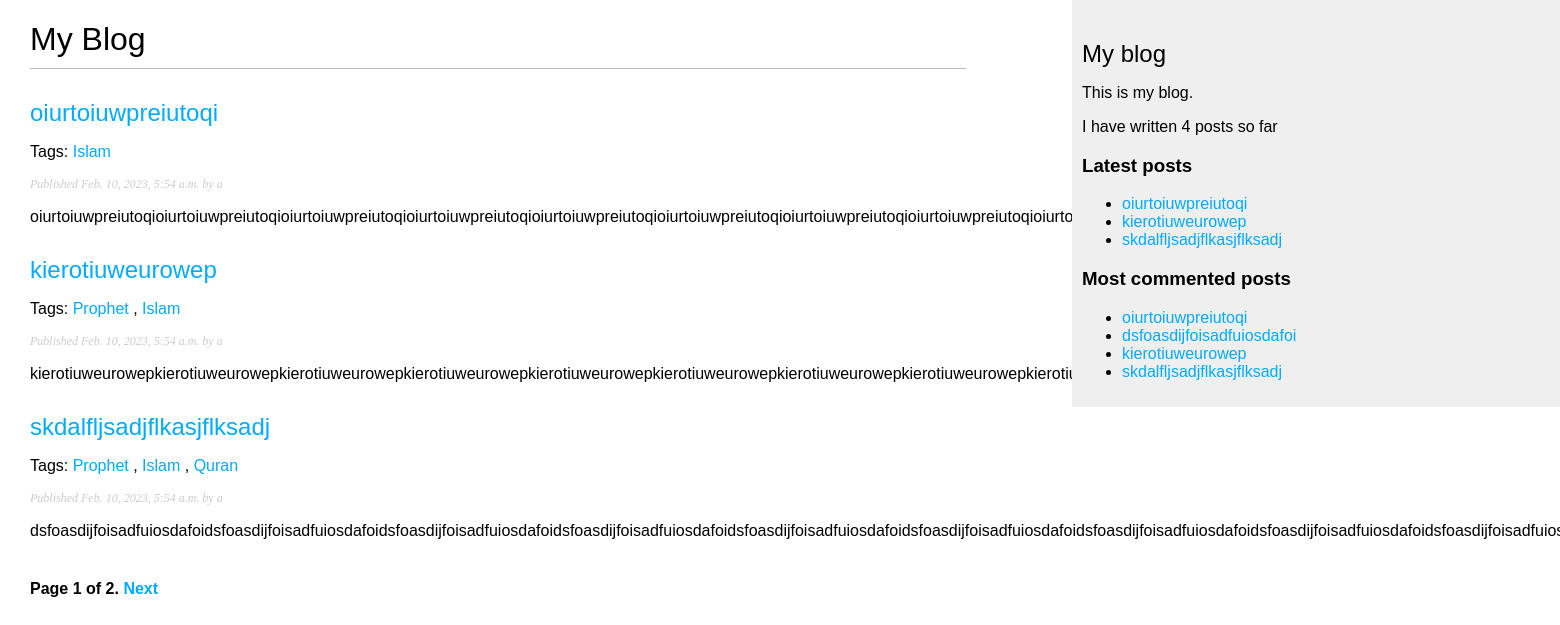
The page /blog/ on the database as committed earlier.
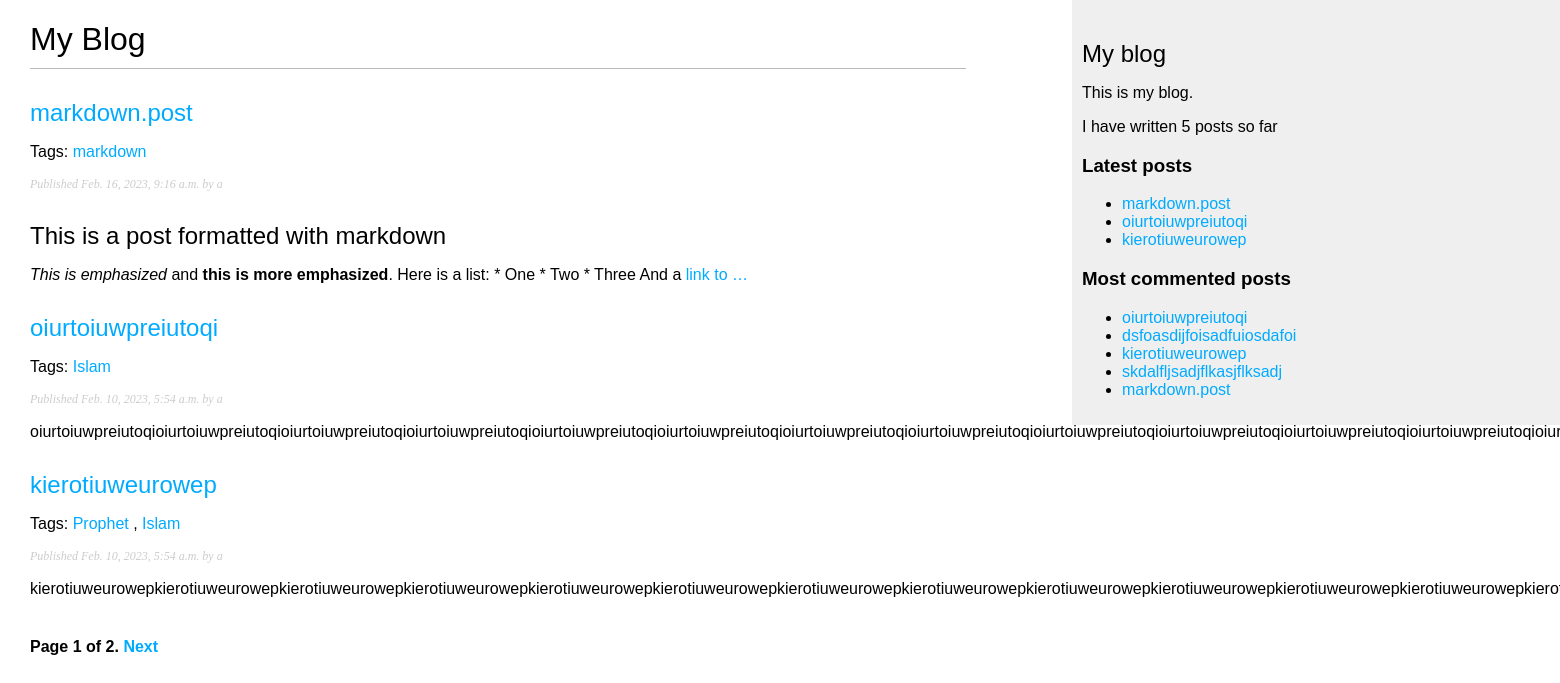
The same page on the database as committed later.
### blog/models.py (models this page shows, shortened)
class Post(models.Model):
    class Status(models.TextChoices):
        DRAFT = 'DF', 'Draft'
        PUBLISHED = 'PB', 'Published'
    title = models.CharField(max_length=250)
    slug = models.SlugField(max_length=250, unique_for_date='publish')
    body = models.TextField()
    author = models.ForeignKey(User, on_delete=models.CASCADE, related_name='blog_posts')
    publish = models.DateTimeField(default=timezone.now)
    created = models.DateTimeField(auto_now_add=True)
    updated = models.DateTimeField(auto_now=True)
    status = models.CharField(max_length=2,
                              choices=Status.choices,
                              default=Status.DRAFT)
    objects = models.Manager() # the default manager
    published = PublishManager() # the customer manager
    tag = TaggableManager()
    class Meta:
        ordering = ['-publish']
        indexes = [
            models.Index(fields=['-publish'])
        ]
    def get_absolute_url(self):
        return reverse('blog:post_detail', args=[self.publish.year,
                                                 self.publish.month,
                                                 self.publish.day,
                                                 self.slug
                                                 ])  # don't forget that the id is generated automatically, if you didn't specify a primary key.

### blog/views.py (the view)
# urls.py: path('', views.post_list, name='post_list'),
def post_list(request, tag_slug=None):
    post_list = Post.published.all()
    tag = None
    if tag_slug:
        tag = get_object_or_404(Tag, slug=tag_slug)  # Notice that slug will convert the word to lower case
        post_list = post_list.filter(tag__in=[tag])  # here we put the tag in brackets because it's an array
    paginator = Paginator(post_list, 3)  # This post_list is for the variable That get the value from the model
    page_number = request.GET.get('page', 1)  # Get the value of the page if it has one, if not return 1
    try:
        posts = paginator.page(page_number)
    except PageNotAnInteger:
        posts = paginator.page(1)
    except EmptyPage:
        posts = paginator.page(paginator.num_pages)
    return render(request,
                  'blog/post/list.html',
                  {
                      'posts': posts,
                      'tag': tag
                  })

### blog/models.py (called while the page is built)
    def get_queryset(self):
        return super().get_queryset().filter(status=Post.Status.PUBLISHED) # We manipulte the query set function of the Manager class

### blog/templatetags/blog_tags.py (called while the page is built)
@register.filter(name='markdown')  # this name will be used in the templates for filtering
def markdown_format(text):
    return mark_safe(markdown.markdown(text))

@register.simple_tag
def get_most_commented_posts(count=5):
    return Post.published.annotate(
        total_comments=Count('comments') # comments is the a name for foreign key between Post and Comments Models named in the related field
    ).order_by('-total_comments')[:count]

@register.simple_tag
def total_posts():
    return Post.published.count()

@register.inclusion_tag('blog/post/latest_posts.html')
def show_latest_posts(count=5):
    latest_posts = Post.published.order_by('-publish')[:count]
    return {'latest_posts': latest_posts}

### blog/templates/blog/post/list.html (shortened to what this page needs)
{% extends "blog/base.html" %}
{% load blog_tags %}
{% block content %}
  <h1>My Blog</h1>
  {% for post in posts %}
    <h2>
      <a href="{{ post.get_absolute_url }}">
        {{ post.title }}
      </a>
    </h2>
    <p class="tags">
      Tags:
      {% for tag in post.tag.all %}
        <a href="{% url 'blog:post_list_by_tag' tag.slug %}">
          {{tag.name}}
        </a>
        {% if not forloop.last %}, {% endif %}
      {% endfor %}
    </p>
    <p class="date">
      Published {{ post.publish }} by {{ post.author }}
    </p>
    {{ post.body|markdown|truncatewords_html:30 }}
    {% endfor %}
    {% include "pagination.html" with page=posts %}
{% endblock %}

### blog/templates/blog/base.html (shortened to what this page needs)
{% load blog_tags %}
{% load static %}
<!DOCTYPE html>
<html>
<head>
  <link href="{% static "css/blog.css" %}" rel="stylesheet">
</head>
<body>
  <div id="content">
    {% block content %}
    {% endblock %}
  </div>
  <div id="sidebar">
    <h2>My blog</h2>
    <p>This is my blog.</p>
    <p>I have written {% total_posts %} posts so far</p>
    <h3>Latest posts</h3>
    {% show_latest_posts 3 %}
    <h3>Most commented posts</h3>
    {% get_most_commented_posts as most_commented_posts %}
    <ul>
      {% for post in most_commented_posts %}
        <li>
          <a href="{{post.get_absolute_url}}">{{ post.title }}</a>
        </li>
      {% endfor %}
    </ul>
  </div>
</body>
</html>

### blog/templates/blog/post/latest_posts.html
<ul>
    {% for post in latest_posts %}
        <li>
            <a href="{{post.get_absolute_url}}">{{post.title}}</a>
        </li>
    {% endfor %}
</ul>

Rows that differ between the two databases and show on the page:
no longer on one of the page's lists (row unchanged): Post: title "skdalfljsadjflkasjflksadj", publish "Feb. 10, 2023, 5:54 a.m.", author "a", body "dsfoasdijfoisadfuiosdafoidsfoasdijfoisadfuiosdafoidsfoasdijfoisadfuiosdafoidsfoasdijfoisadfuiosdafoidsfoasdijfoisadfuiosdafoidsfoasdijfoisadfuiosdafoidsfoasdijfoisadfuiosdafoidsfoasdijfoisadfuiosdafoidsfoasdijfoisadfuiosdafoidsfoasdijfoisadfuiosdafoidsfoasdijfoisadfuiosdafoidsfoasdijfoisadfuiosdafoidsfoasdijfoisadfuiosdafoidsfoasdijfoisadfuiosdafoidsfoasdijfoisadfuiosdafoidsfoasdijfoisadfuiosdafoi"
added Post: title "markdown.post", publish "Feb. 16, 2023, 9:16 a.m.", author "a", body "This is a post formatted with markdown This is emphasized and this is more emphasized . Here is a list: * One * Two * Three And a link to …"
added Tag: name "markdown", shown under "markdown.post"
computed for Post "skdalfljsadjflkasjflksadj": loses Tag (name "Quran"); loses Tag (name "Prophet"); loses Tag (name "Islam")
Other text that changed with them:
text no longer shown: "4"
text now shown: "5"
